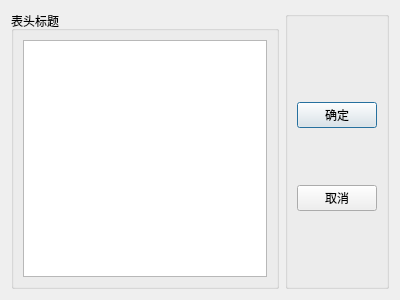
<?xml version="1.0" encoding="UTF-8"?>
<ui version="4.0">
 <class>TDialogHeaders</class>
 <widget class="QDialog" name="TDialogHeaders">
  <property name="geometry">
   <rect>
    <x>0</x>
    <y>0</y>
    <width>400</width>
    <height>300</height>
   </rect>
  </property>
  <property name="windowTitle">
   <string>设置表头标题</string>
  </property>
  <layout class="QHBoxLayout" name="horizontalLayout">
   <item>
    <widget class="QGroupBox" name="groupBox">
     <property name="title">
      <string>表头标题</string>
     </property>
     <layout class="QVBoxLayout" name="verticalLayout">
      <item>
       <widget class="QListView" name="listView"/>
      </item>
     </layout>
    </widget>
   </item>
   <item>
    <widget class="QGroupBox" name="groupBox_2">
     <property name="title">
      <string/>
     </property>
     <layout class="QGridLayout" name="gridLayout">
      <property name="topMargin">
       <number>34</number>
      </property>
      <property name="bottomMargin">
       <number>24</number>
      </property>
      <item row="0" column="0">
       <widget class="QPushButton" name="pushButton_OK">
        <property name="text">
         <string>确定</string>
        </property>
       </widget>
      </item>
      <item row="1" column="0">
       <widget class="QPushButton" name="pushButton_Cancel">
        <property name="text">
         <string>取消</string>
        </property>
       </widget>
      </item>
     </layout>
    </widget>
   </item>
  </layout>
 </widget>
 <resources/>
 <connections/>
</ui>
